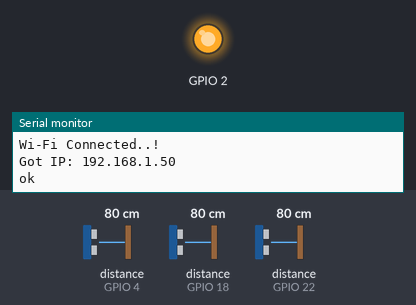
The sketch below on a simulated ESP32. Parts: output pins drawn as LEDs (lit = HIGH), the last lines printed to the serial monitor. Wiring (inferred from the names in the program): 3 × ultrasonic range finder: trigger GPIO 5, echo GPIO 4 / trigger GPIO 19, echo GPIO 18 / trigger GPIO 21, echo GPIO 22. Inputs (shaded band) come from the test bench; at power-on: distance to the obstacle (sensors on GPIO 4, GPIO 18, GPIO 22) 80 cm. The echo pulse lasts 58.3 µs per cm; WiFi joins after 1.5 s; servers stay silent unless stated; the Firebase database answers and starts empty; pins used as bus, display or sensor lines are not drawn.

Above: at 3.1 s.
At 4.1 s:
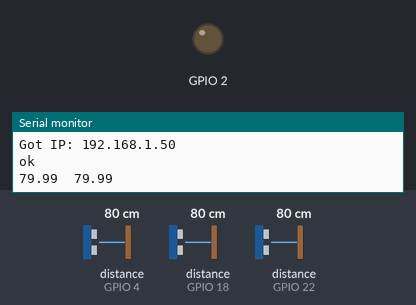
Timing chart, 0 to 5.6 s (numbered marks = the images above):
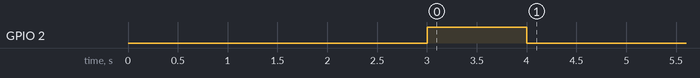

The sketch:

ESP32-Firebase-FInal.ino
```cpp
//https://anpr-fyp-default-rtdb.firebaseio.com/
// AIzaSyDFmZc0gH_mUkb7hXrqDZ0Zsdai1AJq420
//https://randomnerdtutorials.com/esp32-firebase-realtime-database/

//HUAWEI-tXK5  --> WXjdMjxS

#include <WiFi.h>
#include <Firebase_ESP_Client.h>

/*Put your SSID & Password*/
const char* ssid = "cbm";  // Enter SSID here -- deltanet254(nadik)
const char* password = "1234567890";  //Enter Password here -- nadik101

// Insert Firebase project API Key
#define API_KEY "AIzaSyDFmZc0gH_mUkb7hXrqDZ0Zsdai1AJq420"
// Insert RTDB URLefine the RTDB URL */
#define DATABASE_URL "https://anpr-fyp-default-rtdb.firebaseio.com/"
//Provide the token generation process info.
#include "addons/TokenHelper.h"
//Provide the RTDB payload printing info and other helper functions.
#include "addons/RTDBHelper.h"
//Define Firebase Data object
FirebaseData fbdo;
FirebaseAuth auth;
FirebaseConfig config;
unsigned long sendDataPrevMillis = 0, ptime = 0, sendDataMillis = 0;
int count = 0;
bool signupOK = false;

// WaterProof Ultrasonic Sensor
//Mode 0 is default mode with no jumpers or resistors (emulates HC-SR04)
const int trigA = 5;
const int echoA = 4;
const int trigB = 19;
const int echoB = 18;
const int trigC = 21;
const int echoC = 22;

String slot1 = " ", slot2 = " " , np = " ";
bool np_match = false;

void setup() {
  // Set up serial monitor
  Serial.begin(115200);
  Serial.println("*********************************");
  firebase_init();
  //   Set pinmodes for sensor connections
  pinMode(echoA, INPUT);
  pinMode(trigA, OUTPUT);
  pinMode(echoB, INPUT);
  pinMode(trigB, OUTPUT);
  pinMode(echoC, INPUT);
  pinMode(trigC, OUTPUT);
  pinMode(2, OUTPUT);
  digitalWrite(2, HIGH);
  delay(1000);
  digitalWrite(2, LOW);
}

bool readdb = false;
void loop() {
  pslots();
  if (read_ultra(trigC, echoC) < 80 && readdb == false) {
    Firebase.RTDB.setString(&fbdo, "/FromPi/scanning", "start");
    readdb = true;
  }
  else if (millis() - ptime > 3500 && readdb == true)
  {
    //    Serial.print(read_ultra(trigA, echoA));
    //    Serial.print("\t");
    //    Serial.print(read_ultra(trigB, echoB));
    //    Serial.print("\t");
    //    Serial.println(read_ultra(trigC, echoC));
    //    Serial.println("******************");
    Firebase_Data();
    if (np_match) {
      //      Serial.println("************ Success ****************");
      readdb = false;
      //      Firebase.RTDB.setString(&fbdo, "/FromPi/scanning", "stop");
      digitalWrite(2, LOW);
    }
    ptime = millis();
  }

}

// ******************************************************************************

void pslots() {

  if (Firebase.ready() && signupOK && millis() - sendDataMillis > 4000)
  {
    Serial.print(read_ultra(trigA, echoA));
    Serial.print("\t");
    Serial.println(read_ultra(trigB, echoB));
    if (read_ultra(trigA, echoA) > 80) {
      slot1 = "Empty";
    }
    else {
      slot1 = "Full";
    }

    if (read_ultra(trigB, echoB) > 80) {
      slot2 = "Empty";
    }
    else {
      slot2 = "Full";
    }
    Firebase.RTDB.setString(&fbdo, "parkingslot1", slot1);
    Firebase.RTDB.setString(&fbdo, "parkingslot2", slot2);
    sendDataMillis = millis();
  }
}

void Firebase_Data()
{
  uint8_t count = 1;
  if (Firebase.ready() && signupOK && (millis() - sendDataPrevMillis > 3000 || sendDataPrevMillis == 0))
  {
    if (Firebase.RTDB.getString(&fbdo, "/FromPi/NumberPlate")) {
      if (fbdo.dataType() == "string") {
        np = fbdo.stringData();
        Serial.print("From Firebase (NumberPlate) : ");
        Serial.println(np);
      }
    } // Getting Number PLate Value from Firebase (sent by pi)

    String st = "Hello";
    while (np_match == false || st == " ")
    {
      pslots();
      if (Firebase.RTDB.getString(&fbdo, "/Students/" + String(count) + "/vehicleNo")) {
        if (fbdo.dataType() == "string") {
          st = fbdo.stringData();
          Serial.print("From Firebase (vehicleNo) : ");
          Serial.println(st);
          if (st == np) {
            np_match = true;
            Serial.println("******** Matched....Success ******* ");
            digitalWrite(2, HIGH);

            //            if (Firebase.RTDB.getString(&fbdo, "/Students/" + String(count) + "/name")) {
            //              if (fbdo.dataType() == "string") {
            //                String n = fbdo.stringData();
            //                Serial.print("Vehicle Owner : ");
            //                Serial.println(n);
            //              }
            //            }
          }
          else {
            Serial.println("Not Match");
          }
        }
      }
      count++;
    } //while loop
    sendDataPrevMillis = millis();
  } // firebase startup
}

float read_ultra(const int TRIGPIN , const int ECHOPIN) {
  float duration, distance;
  // Set the trigger pin LOW for 2uS
  digitalWrite(TRIGPIN, LOW);
  delayMicroseconds(2);

  // Set the trigger pin HIGH for 20us to send pulse
  digitalWrite(TRIGPIN, HIGH);
  delayMicroseconds(20);

  // Return the trigger pin to LOW
  digitalWrite(TRIGPIN, LOW);

  // Measure the width of the incoming pulse
  duration = pulseIn(ECHOPIN, HIGH);

  // Determine distance from duration
  // Use 343 metres per second as speed of sound
  // Divide by 1000 as we want millimeters

  //  distance = (duration / 2) * 0.343;  // give readings in mm
  distance = ((duration / 2) * 0.343) / 10;  // give readings in cm


  // Print result to serial monitor
  //  Serial.print("distance: ");
  //  Serial.print(distance);
  //  Serial.println(" cm");
  return distance;
  // Delay before repeating measurement
  //  delay(250);
}

void firebase_init() {
  //connect to your local wi-fi network
  WiFi.begin(ssid, password);
  //check wi-fi is connected to wi-fi network
  while (WiFi.status() != WL_CONNECTED)
  {
    Serial.println("Wi-Fi Connecting..");
    delay(1000);
  }
  Serial.println("Wi-Fi Connected..!");
  Serial.print("Got IP: ");  Serial.println(WiFi.localIP());

  /* Assign the api key (required) */
  config.api_key = API_KEY;
  /* Assign the RTDB URL (required) */
  config.database_url = DATABASE_URL;
  /* Sign up */
  if (Firebase.signUp(&config, &auth, "", "")) {
    Serial.println("ok");
    signupOK = true;
  }
  else {
    Serial.printf("%s\n", config.signer.signupError.message.c_str());
  }

  /* Assign the callback function for the long running token generation task */
  config.token_status_callback = tokenStatusCallback; //see addons/TokenHelper.h

  Firebase.begin(&config, &auth);
  Firebase.reconnectWiFi(true);
  delay(1000);
}
```
